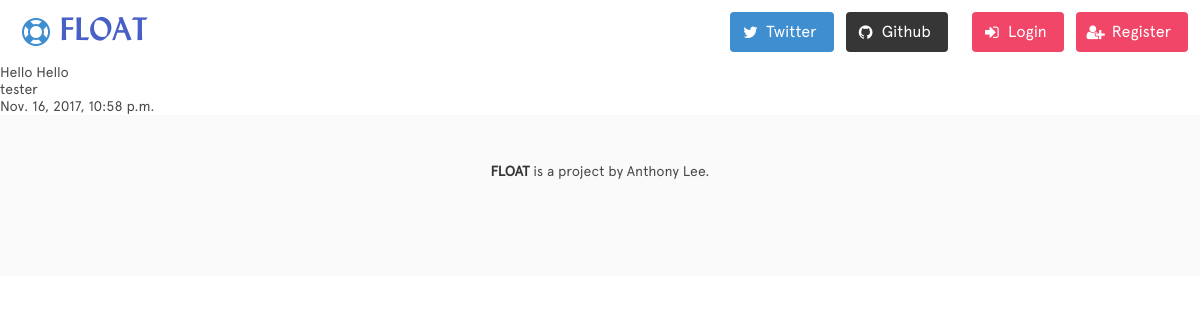
The page /posts/24/ on the database as committed earlier.
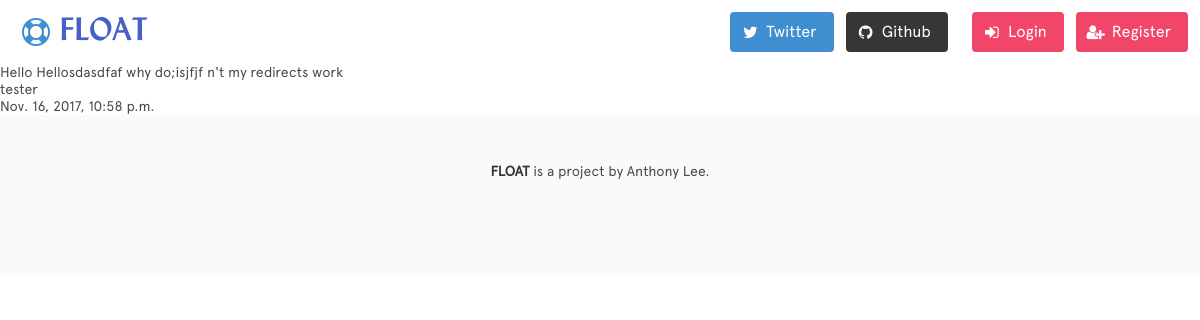
The same page on the database as committed later.
### posts/models.py (models this page shows)
class Post(models.Model):
    content = models.TextField(max_length=255)
    created_at = models.DateTimeField(auto_now_add=True)
    user = models.ForeignKey(User)

### posts/views.py (the view)
# urls.py: url(r'^posts/(?P<pk>\d+)/$', views.post_detail,
def post_detail(request, pk):
    post = Post.objects.get(pk=pk)
    return render(request, 'post_detail.html', {'post': post})

### posts/templates/post_detail.html (shortened to what this page needs)
{% extends 'base.html' %}
{% block content %}
    <h1>{{ post.content }}</h1>
    <p>{{ post.user }}</p>
    <p>{{ post.created_at }}</p>
{% endblock content %}

Rows that differ between the two databases and show on the page:
changed Post "tester": content "Hello Hello" → "Hello Hellosdasdfaf why do;isjfjf n't my redirects work"
